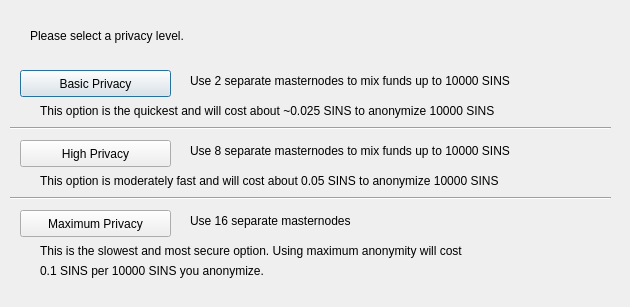
<?xml version="1.0" encoding="UTF-8"?>
<ui version="4.0">
 <class>PrivatesendConfig</class>
 <widget class="QDialog" name="PrivatesendConfig">
  <property name="geometry">
   <rect>
    <x>0</x>
    <y>0</y>
    <width>630</width>
    <height>307</height>
   </rect>
  </property>
  <property name="windowTitle">
   <string>Configure Privatesend</string>
  </property>
  <widget class="QPushButton" name="buttonBasic">
   <property name="geometry">
    <rect>
     <x>20</x>
     <y>70</y>
     <width>151</width>
     <height>27</height>
    </rect>
   </property>
   <property name="text">
    <string>Basic Privacy</string>
   </property>
  </widget>
  <widget class="QPushButton" name="buttonHigh">
   <property name="geometry">
    <rect>
     <x>20</x>
     <y>140</y>
     <width>151</width>
     <height>27</height>
    </rect>
   </property>
   <property name="text">
    <string>High Privacy</string>
   </property>
  </widget>
  <widget class="QPushButton" name="buttonMax">
   <property name="geometry">
    <rect>
     <x>20</x>
     <y>210</y>
     <width>151</width>
     <height>27</height>
    </rect>
   </property>
   <property name="text">
    <string>Maximum Privacy</string>
   </property>
  </widget>
  <widget class="QLabel" name="label">
   <property name="geometry">
    <rect>
     <x>30</x>
     <y>20</y>
     <width>571</width>
     <height>31</height>
    </rect>
   </property>
   <property name="text">
    <string>Please select a privacy level.</string>
   </property>
  </widget>
  <widget class="QLabel" name="label_2">
   <property name="geometry">
    <rect>
     <x>190</x>
     <y>70</y>
     <width>421</width>
     <height>21</height>
    </rect>
   </property>
   <property name="text">
    <string>Use 2 separate masternodes to mix funds up to 10000 SINS</string>
   </property>
  </widget>
  <widget class="QLabel" name="label_3">
   <property name="geometry">
    <rect>
     <x>190</x>
     <y>140</y>
     <width>411</width>
     <height>21</height>
    </rect>
   </property>
   <property name="text">
    <string>Use 8 separate masternodes to mix funds up to 10000 SINS</string>
   </property>
  </widget>
  <widget class="QLabel" name="label_4">
   <property name="geometry">
    <rect>
     <x>190</x>
     <y>210</y>
     <width>421</width>
     <height>21</height>
    </rect>
   </property>
   <property name="text">
    <string>Use 16 separate masternodes</string>
   </property>
  </widget>
  <widget class="QLabel" name="label_6">
   <property name="geometry">
    <rect>
     <x>40</x>
     <y>100</y>
     <width>561</width>
     <height>21</height>
    </rect>
   </property>
   <property name="text">
    <string>This option is the quickest and will cost about ~0.025 SINS to anonymize 10000 SINS</string>
   </property>
  </widget>
  <widget class="QLabel" name="label_7">
   <property name="geometry">
    <rect>
     <x>40</x>
     <y>170</y>
     <width>561</width>
     <height>21</height>
    </rect>
   </property>
   <property name="text">
    <string>This option is moderately fast and will cost about 0.05 SINS to anonymize 10000 SINS</string>
   </property>
  </widget>
  <widget class="QLabel" name="label_8">
   <property name="geometry">
    <rect>
     <x>40</x>
     <y>240</y>
     <width>561</width>
     <height>21</height>
    </rect>
   </property>
   <property name="text">
    <string>This is the slowest and most secure option. Using maximum anonymity will cost</string>
   </property>
  </widget>
  <widget class="QLabel" name="label_9">
   <property name="geometry">
    <rect>
     <x>40</x>
     <y>260</y>
     <width>561</width>
     <height>21</height>
    </rect>
   </property>
   <property name="text">
    <string>0.1 SINS per 10000 SINS you anonymize.</string>
   </property>
  </widget>
  <widget class="Line" name="line">
   <property name="geometry">
    <rect>
     <x>10</x>
     <y>120</y>
     <width>601</width>
     <height>16</height>
    </rect>
   </property>
   <property name="orientation">
    <enum>Qt::Horizontal</enum>
   </property>
  </widget>
  <widget class="Line" name="line_2">
   <property name="geometry">
    <rect>
     <x>10</x>
     <y>190</y>
     <width>601</width>
     <height>16</height>
    </rect>
   </property>
   <property name="orientation">
    <enum>Qt::Horizontal</enum>
   </property>
  </widget>
 </widget>
 <resources/>
 <connections/>
</ui>
